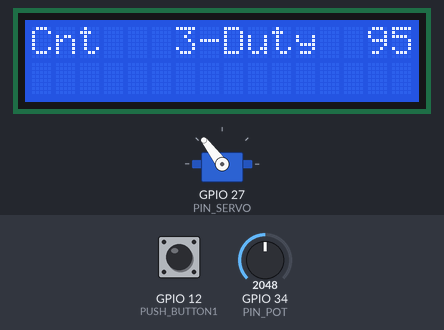
A sketch run on a simulated ESP32. Shown: 16×2 character LCD, servo. The inputs (shaded band) are chosen by the test bench; at power-on: GPIO 12 (PUSH_BUTTON1) LOW, GPIO 34 (PIN_POT) = 2048 (analog values on the 0–4095 scale). Servo pulses on a pin are drawn as a servo (544–2400 µs = 0–180°); what the sketch prints to the serial monitor is not drawn.

Above: at 1.2 s.
1.3 s: GPIO 12 (PUSH_BUTTON1) pulled HIGH for 0.65 s
At 2.0 s:
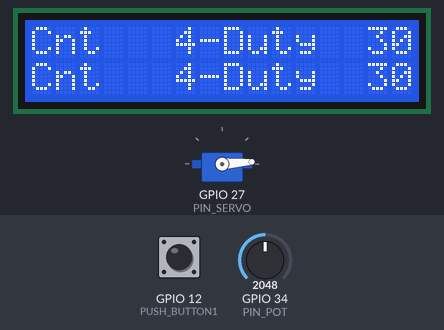
4.6 s: GPIO 34 (PIN_POT) set to 2866
At 5.1 s:
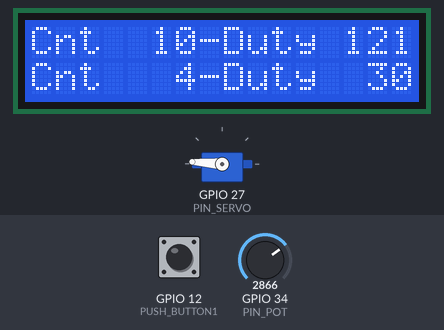
7.7 s: GPIO 34 (PIN_POT) set to 1228
At 8.2 s:
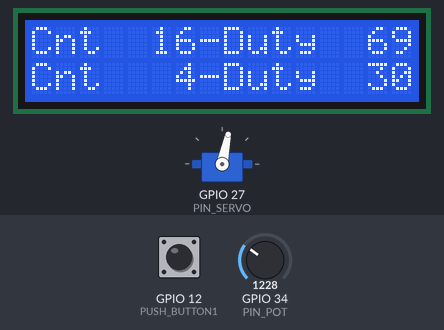
10.8 s: GPIO 34 (PIN_POT) set to 491
At 11.3 s:
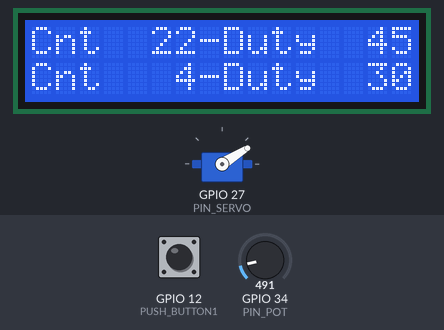
13.9 s: GPIO 12 (PUSH_BUTTON1) pulled HIGH for 1 s
At 14.4 s:
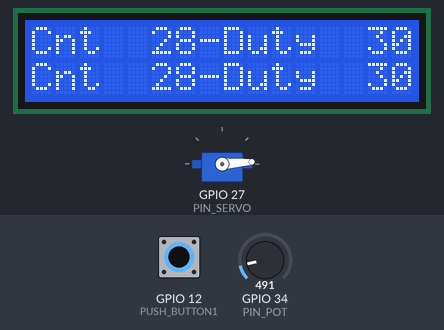
Timing chart, 0 to 16.9 s (numbered marks = the images above; inputs shaded):
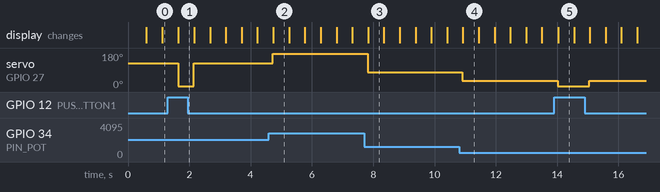

Measured:
- after the input at 1.3 s, servo on GPIO 27 (PIN_SERVO): 127° → 4° after 0.34 s, → 127° 0.51 s later; the display: changes after 0.35 s (image 1)
- after the input at 4.6 s, servo on GPIO 27 (PIN_SERVO): 127° → 176° after 0.12 s
- after the input at 7.7 s, servo on GPIO 27 (PIN_SERVO): 176° → 78° after 0.12 s
- after the input at 10.8 s, servo on GPIO 27 (PIN_SERVO): 78° → 32° after 0.11 s
- after the input at 13.9 s, servo on GPIO 27 (PIN_SERVO): 32° → 4° after 0.13 s, → 32° 1.0 s later
- what the display in image 2 shows lasts 0.6 s, from 4.7 s to 5.3 s

The sketch:

Basico_LCD_IC2_ESP32_32U_PlusButton_PWM.ino
```cpp
#include <LiquidCrystal_I2C.h>
#include <Wire.h>
#define I2C_SDA 21
#define I2C_SCL 22
#define PUSH_BUTTON1 12

#define PERIODO_50HZ 20
#define CANALDEFAULT  0
#define FREQDEFAULT  50
#define MAXBITSRESOLUCAO 1024
#define RESOLUCAO 10
#define PIN_SERVO 27

#define PIN_POT 34


LiquidCrystal_I2C  lcd_i2c(0x27, 16, 2);
int buttonState = true;
int contador = 0;
int duty = 50;
int potValue = 0;

void setup() {
  Serial.begin(115200);
  Wire.begin(I2C_SDA, I2C_SCL);
  //------------------------//
  lcd_i2c.init();
  lcd_i2c.backlight();
  lcd_i2c.setCursor(0,0);
  lcd_i2c.print("Hello");
  //------------------------//
  pinMode(PUSH_BUTTON1,INPUT);
  // -----------------------//
  ledcAttachPin(PIN_SERVO, CANALDEFAULT);
  ledcSetup(CANALDEFAULT, FREQDEFAULT, RESOLUCAO);

  pinMode(PIN_POT,INPUT);
  analogReadResolution(16);
}
void loop() {
  int button1Pressed = digitalRead(PUSH_BUTTON1);
  contador++;

  potValue = analogRead(PIN_POT);
  duty = potValue / 500 + 30;
  Serial.printf("Potenciometro: %i\n",potValue);
  if(button1Pressed){
    if(buttonState){
      buttonState = false;
      // Faz algo
      duty = 30;
      lcd_i2c.setCursor(0,1);
      lcd_i2c.printf("Cnt %3i-Duty %3i",contador,duty);

      ledcWrite(CANALDEFAULT,duty);
    }
  }else{
    buttonState = true;
    ledcWrite(CANALDEFAULT,duty);
  }
  lcd_i2c.setCursor(0,0);
  lcd_i2c.printf("Cnt %3i-Duty %3i",contador,duty);
  delay(500);

}
```
